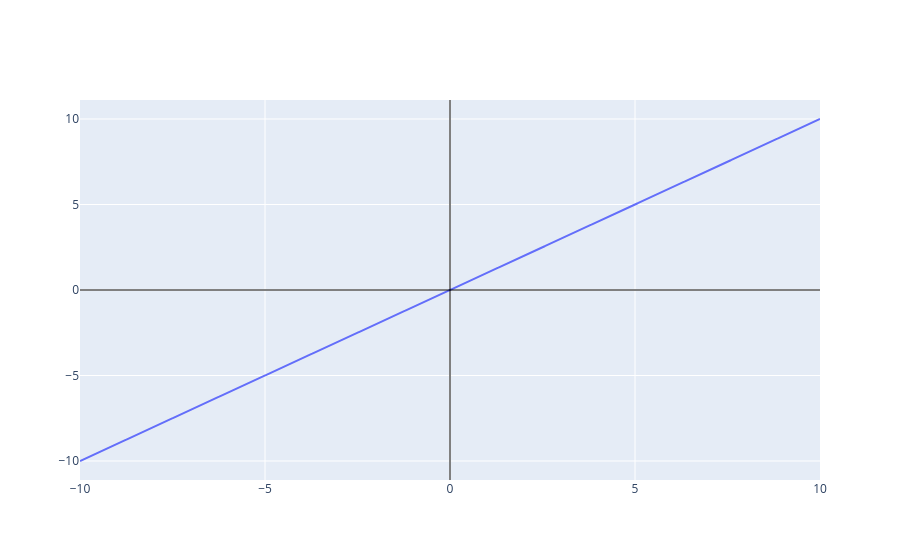

Notebook source saved alongside this figure:
### Code cell
if __name__ == '__main__' and '__file__' not in globals():
  identity = lambda x: x
  _plot_function(identity)

### Figure 1 — Plotly figure (JSON) as saved in the notebook; plotly's stock layout.template omitted (floating-point values rounded to 4 significant figures; data arrays with more than 128 entries replaced by an {"elided": "..."} marker saying what was removed)
{"data": [{"mode": "lines", "type": "scatter", "x": {"elided": "4097 float values"}, "y": {"elided": "4097 float values"}}], "layout": {"shapes": [{"line": {"color": "black", "width": 1}, "type": "line", "x0": 0, "x1": 1, "xref": "x domain", "y0": 0, "y1": 0, "yref": "y"}, {"line": {"color": "black", "width": 1}, "type": "line", "x0": 0, "x1": 0, "xref": "x", "y0": 0, "y1": 1, "yref": "y domain"}]}}
